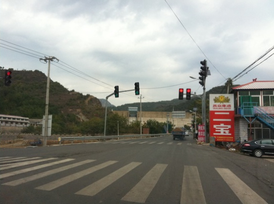
#> input picture Vision/data/Outdoor/test/GT/370.png, 274 x 204 px, shrunk from 548 x 408 before the run, found by its file name
$ jupyter execute remover.ipynb   (older library calls are emulated)
#> lines starting #> are read from the running program, lines starting #| are printed output that depends on the picture
[cell 1]
import os

directory = './train/GT'

# Function to remove underscores from file names in a directory
def remove_underscores(directory):
    # List all files in the directory
#> called with directory = './train/GT'
    files = os.listdir(directory)

    # Rename files to remove underscores
    for filename in files:
        if '_' in filename:
            new_filename = filename.replace('_', '')
            old_path = os.path.join(directory, filename)
            new_path = os.path.join(directory, new_filename)
            os.rename(old_path, new_path)
            print(f'Renamed: {old_path} -> {new_path}')
#> further down, img is the input picture: shape (204, 274, 3); mean B, G, R 134.7, 141.6, 141.7

# Call the function to remove underscores
remove_underscores(directory)

[cell 2]
import numpy as np
from skimage import exposure

def apply_ahe(img):
    # Convert image to float in range [0, 1]
    img_float = img.astype(np.float32) / 255.0

    # Apply AHE to each channel separately
    img_ahe = np.zeros_like(img_float)
    for i in range(img_float.shape[2]):
        img_ahe[:, :, i] = exposure.equalize_adapthist(img_float[:, :, i], clip_limit=0.03)


    return img_ahe

def apply_clahe(img):

    # img = img * 255.0
    # img = img.astype(np.uint8)
    image_8bit = cv2.normalize(img, None, alpha=0, beta=255, norm_type=cv2.NORM_MINMAX, dtype=cv2.CV_8U)

    img_LAB = cv2.cvtColor(image_8bit, cv2.COLOR_BGR2Lab)
#> img_LAB: shape (204, 274, 3); mean of channels 0, 1, 2 144.5, 125.7, 126.9

    l, a, b = cv2.split(img_LAB)
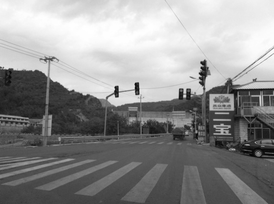
#> l: shape (204, 274); min 3, max 255, mean 144.5
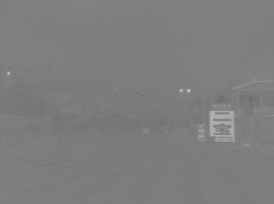
#> a: shape (204, 274); min 110, max 189, mean 125.7
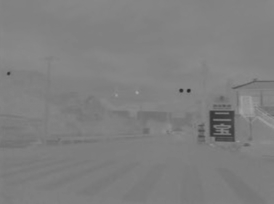
#> b: shape (204, 274); min 36, max 164, mean 126.9

    # Create a CLAHE object (Clip Limited Adaptive Histogram Equalization)
    clahe = cv2.createCLAHE(clipLimit=2.0, tileGridSize=(8, 8))

    # Apply CLAHE to each channel separately
    l_clahe = clahe.apply(l)
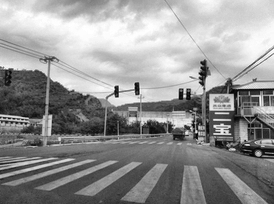
#> l_clahe: shape (204, 274); min 2, max 255, mean 148

    # Merge the CLAHE enhanced channels
    img_clahe = cv2.merge((l_clahe, a, b))
#> img_clahe: shape (204, 274, 3); mean of channels 0, 1, 2 148, 125.7, 126.9

    img_clahe = cv2.cvtColor(img_clahe, cv2.COLOR_Lab2BGR)
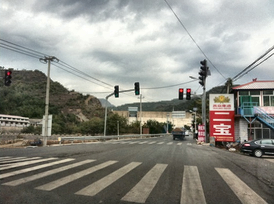
#> img_clahe: shape (204, 274, 3); mean R, G, B 144, 143.7, 136.7

    img_clahe = img_clahe.astype(np.float32) / 255.0

    return img_clahe

# [14 lines of commented-out code are left out]


import os
import cv2
from matplotlib import pyplot as plt

directory = './test/hazy'


files = os.listdir(directory)

# Rename files to remove underscores

i =0
# for filename in files:
img = cv2.imread(os.path.join(directory, "370.png"))
img =  img[:, :, ::-1].astype('float32')/255.0

imOG = img

img = apply_clahe(img)

print(img.dtype)
#| float32

image_rgb = img

fig, axes = plt.subplots(1, 2, figsize=(12, 6))
# Original image
axes[0].imshow(imOG)
axes[0].set_title('Original Image')
axes[0].axis('off')

# Image after AHE
axes[1].imshow(image_rgb)
axes[1].set_title('Image after CLAHE')
axes[1].axis('off')

plt.show()
i+=1
    # if(i == 5):
    #     break
